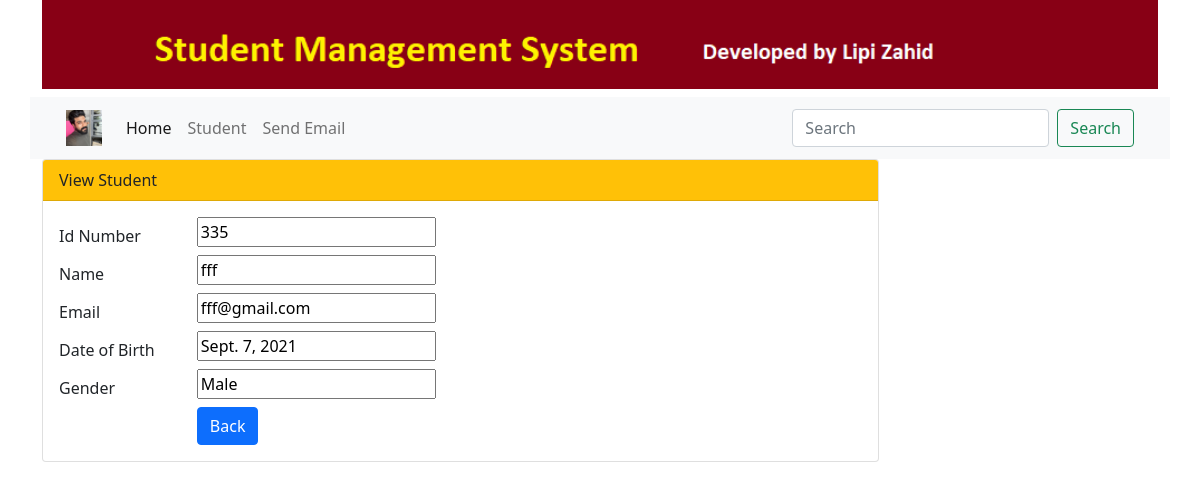
Page /std/details/335 on the committed database.
### myapp/models.py (models this page shows, shortened)
class Student(models.Model):
    GENDER_CHOICES=[('Male','Male'),('Female','Female')]
    id=models.AutoField(primary_key=True)
    name=models.CharField(max_length=100)
    email=models.EmailField(unique=True,blank=True)
    dob=models.DateField(default=datetime.now, blank=True)
    gender=models.CharField(max_length=6,choices=GENDER_CHOICES,default='Female')

### myapp/views.py (the view)
# urls.py: path('details/<int:id>', views.show,name='details'),
def show(request,id):
    student=Student.objects.get(pk=id)
    form=StudentForm(request.POST or None, instance=student)
    context={'title':'Details','student':student}
    return render(request,'student/details.html',context)

### templates/student/details.html (shortened to what this page needs)
{% extends 'base.html' %}
{% block content %}
        <form action="">
            <div class="card w-75">
                <div class="card-header bg-warning text-dark" >
                  View Student
                </div>
                <div class="card-body">
                    <div class="form-grow row">
                        <label for="id" class="col-sm-2 col-form-label">Id Number</label>
                        <div class="col-sm-6">
                            <input type="text" name="id",id="id_id" value="{{ student.id }}">
                        </div>
                    </div>
                    <div class="form-grow row">
                        <label for="name" class="col-sm-2 col-form-label">Name</label>
                        <div class="col-sm-6">
                            <input type="text" name="name",id="id_name" value="{{ student.name }}">
                        </div>
                    </div>
                    <div class="form-grow row">
                        <label for="email" class="col-sm-2 col-form-label">Email</label>
                        <div class="col-sm-6">
                            <input type="text" name="email",id="id_email" value="{{ student.email }}">
                        </div>
                    </div>
                    <div class="form-grow row">
                        <label for="dob" class="col-sm-2 col-form-label">Date of Birth</label>
                        <div class="col-sm-6">
                            <input type="text" name="dob",id="id_dob" value="{{ student.dob }}">
                        </div>
                    </div>
                    <div class="form-grow row">
                        <label for="gender" class="col-sm-2 col-form-label">Gender</label>
                        <div class="col-sm-6">
                            <input type="text" name="gender",id="id_gender" value="{{ student.gender }}">
                        </div>
                    </div>
                    <div class="form-grow row">
                        <label for="gender" class="col-sm-2 col-form-label"></label>
                        <div class="col-sm-6">
                            <a href="{%  url 'student:home' %}" class="btn btn-primary">Back</a>
                        </div>
                    </div>
                </div>
              </div>
        </form>
{% endblock %}

### rows in the picture
Student: id "335", name "fff", email "fff@gmail.com", dob "Sept. 7, 2021", gender "Male"
